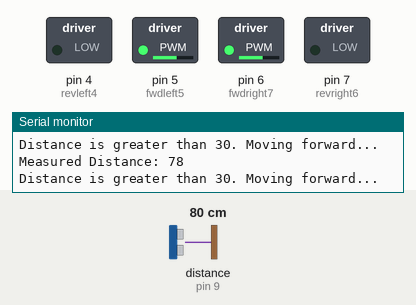
The sketch below on a simulated Arduino Uno, built with avr-gcc and run on an emulated ATmega328P. On the bench: switched loads named in the sketch (green lamp = pin HIGH), the last lines printed to the serial monitor. Wiring (inferred from the names in the program): ultrasonic range finder: trigger pin 10; echo pin 9. Dashed ring = blinking. The inputs (shaded band) are chosen by the test bench; at power-on: distance to the obstacle (sensor on pin 9) 80 cm. The echo pulse lasts 58.3 µs per cm; pins used as bus, display or sensor lines are not drawn.

Above: at 1.2 s.
1.3 s: distance to the obstacle (sensor on pin 9) set to 33 cm
2.8 s: distance to the obstacle (sensor on pin 9) set to 28 cm
At 3.56 s:
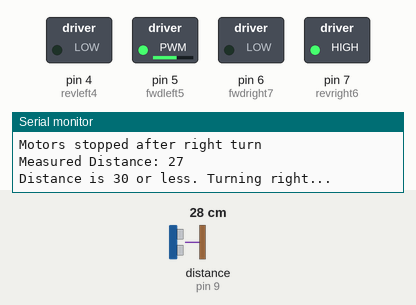
5.8 s: distance to the obstacle (sensor on pin 9) set to 35 cm
At 7.0 s:
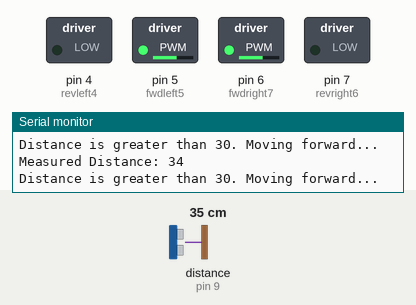
7.3 s: distance to the obstacle (sensor on pin 9) set to 2 cm
At 7.6 s:
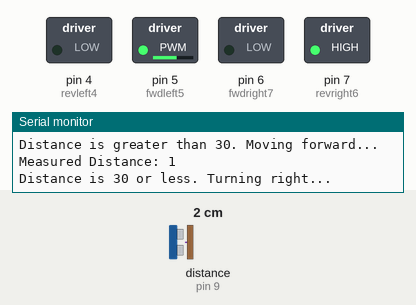
Timing chart, 0 to 11.3 s (numbered marks = the images above; inputs shaded):
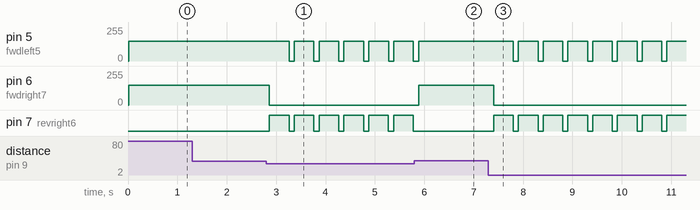

The sketch:

obstacle.ino
```cpp
int trigPin = 10;      // trig pin of HC-SR04
int echoPin = 9;       // Echo pin of HC-SR04
int FB_speed = 150, LR_speed = 150;

int revleft4 = 4;      // REVerse motion of Left motor
int fwdleft5 = 5;      // ForWarD motion of Left motor
int revright6 = 7;     // REVerse motion of Right motor
int fwdright7 = 6;     // ForWarD motion of Right motor

long duration, distance;

void setup() {
  Serial.begin(9600);
  pinMode(revleft4, OUTPUT);
  pinMode(fwdleft5, OUTPUT);
  pinMode(revright6, OUTPUT);
  pinMode(fwdright7, OUTPUT);

  pinMode(trigPin, OUTPUT);
  pinMode(echoPin, INPUT);
}

void loop() {
  // Measure distance
  digitalWrite(trigPin, LOW);
  delayMicroseconds(2);
  digitalWrite(trigPin, HIGH);
  delayMicroseconds(10);
  digitalWrite(trigPin, LOW);

  duration = pulseIn(echoPin, HIGH);
  distance = (duration * 0.034) / 2;

  Serial.print("Measured Distance: ");
  Serial.println(distance);

  if (distance > 30) {
    Serial.println("Distance is greater than 30. Moving forward...");

    // Move forward
    analogWrite(fwdright7, FB_speed);
    analogWrite(revright6, LOW);
    analogWrite(fwdleft5, FB_speed);
    analogWrite(revleft4, LOW);

//    Serial.println("Motors set to move forward");
  }
  else {
    Serial.println("Distance is 30 or less. Turning right...");

    // Move right
    analogWrite(fwdright7, LOW);
    analogWrite(revright6, LR_speed);
    analogWrite(fwdleft5, LR_speed);
    analogWrite(revleft4, LOW);

    delay(400); // Pause to complete the right turn (tune this value)

    // Stop motors and recheck distance
    analogWrite(revright6, LOW);
    analogWrite(fwdleft5, LOW);
    analogWrite(revleft4, LOW);

    // Debugging: Indicate stopping after turning right
    Serial.println("Motors stopped after right turn");
  }

  delay(100); // Small delay to prevent rapid oscillation

}
```

Measured:
- the behaviour switches between 32 and 31 cm on distance to the obstacle (sensor on pin 9) (found by bisection; images 0 and 1)
- after the input at 2.8 s, pin 5 (fwdleft5): alternates 150/255 for 0.40 s and 0/255 for 0.10 s, starting after 0.46 s; pin 6 (fwdright7): 150/255 → 0/255 after 0.06 s; pin 7 (revright6): alternates HIGH for 0.40 s and LOW for 0.10 s, starting after 0.06 s
- after the input at 5.8 s, pin 5 (fwdleft5): goes on until 5.9 s, then stays 150/255; pin 6 (fwdright7): 0/255 → 150/255 after 0.09 s; pin 7 (revright6): stops changing and stays LOW
- after the input at 7.3 s, pin 5 (fwdleft5): alternates 150/255 for 0.40 s and 0/255 for 0.10 s, starting after 0.50 s; pin 6 (fwdright7): 150/255 → 0/255 after 0.10 s; pin 7 (revright6): alternates HIGH for 0.40 s and LOW for 0.10 s, starting after 0.10 s
